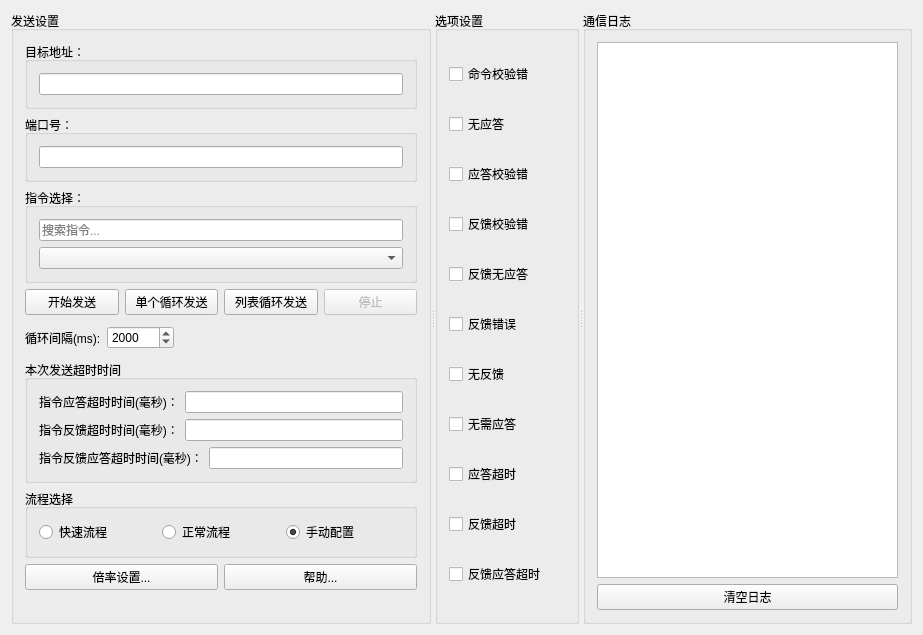
<?xml version="1.0" encoding="UTF-8"?>
<ui version="4.0">
 <class>OrderSendWidget</class>
 <widget class="QWidget" name="OrderSendWidget">
  <property name="geometry">
   <rect>
    <x>0</x>
    <y>0</y>
    <width>923</width>
    <height>614</height>
   </rect>
  </property>
  <property name="windowTitle">
   <string>网络数据发送工具</string>
  </property>
  <layout class="QGridLayout" name="gridLayout_7">
   <item row="0" column="0">
    <widget class="QSplitter" name="splitter_2">
     <property name="orientation">
      <enum>Qt::Horizontal</enum>
     </property>
     <widget class="QSplitter" name="splitter">
      <property name="orientation">
       <enum>Qt::Horizontal</enum>
      </property>
      <widget class="QGroupBox" name="groupBox">
       <property name="title">
        <string>发送设置</string>
       </property>
       <layout class="QVBoxLayout" name="verticalLayout">
        <item>
         <widget class="QGroupBox" name="groupBox_2">
          <property name="title">
           <string>目标地址：</string>
          </property>
          <layout class="QGridLayout" name="gridLayout">
           <item row="0" column="0">
            <widget class="QLineEdit" name="lineEditIP">
             <property name="toolTip">
              <string>请输入目标IP地址</string>
             </property>
            </widget>
           </item>
          </layout>
         </widget>
        </item>
        <item>
         <widget class="QGroupBox" name="groupBox_3">
          <property name="title">
           <string>端口号：</string>
          </property>
          <layout class="QGridLayout" name="gridLayout_5">
           <item row="0" column="0">
            <widget class="QLineEdit" name="lineEditPort">
             <property name="toolTip">
              <string>请输入端口号（1-65535）</string>
             </property>
            </widget>
           </item>
          </layout>
         </widget>
        </item>
        <item>
         <widget class="QGroupBox" name="groupBox_4">
          <property name="title">
           <string>指令选择：</string>
          </property>
          <layout class="QGridLayout" name="gridLayout_6">
           <item row="0" column="0">
            <widget class="QLineEdit" name="lineEdit_searchOrder">
             <property name="placeholderText">
              <string>搜索指令...</string>
             </property>
             <property name="clearButtonEnabled">
              <bool>true</bool>
             </property>
            </widget>
           </item>
           <item row="1" column="0">
            <widget class="QComboBox" name="comboBox">
             <property name="toolTip">
              <string>请选择要发送的命令</string>
             </property>
            </widget>
           </item>
          </layout>
         </widget>
        </item>
        <item>
         <layout class="QHBoxLayout" name="horizontalLayout_2">
          <item>
           <widget class="QPushButton" name="pushButtonstart">
            <property name="toolTip">
             <string>点击发送数据</string>
            </property>
            <property name="text">
             <string>开始发送</string>
            </property>
           </widget>
          </item>
          <item>
           <widget class="QPushButton" name="btnLoopSingle">
            <property name="toolTip">
             <string>循环发送当前选中的指令</string>
            </property>
            <property name="text">
             <string>单个循环发送</string>
            </property>
           </widget>
          </item>
          <item>
           <widget class="QPushButton" name="pushButton">
            <property name="toolTip">
             <string>循环发送选中的命令</string>
            </property>
            <property name="text">
             <string>列表循环发送</string>
            </property>
           </widget>
          </item>
          <item>
           <widget class="QPushButton" name="pushButtonStop">
            <property name="enabled">
             <bool>false</bool>
            </property>
            <property name="toolTip">
             <string>停止循环发送</string>
            </property>
            <property name="text">
             <string>停止</string>
            </property>
           </widget>
          </item>
         </layout>
        </item>
        <item>
         <widget class="QWidget" name="widgetInterval" native="true">
          <layout class="QHBoxLayout" name="horizontalLayout_Interval">
           <property name="leftMargin">
            <number>0</number>
           </property>
           <property name="topMargin">
            <number>5</number>
           </property>
           <property name="rightMargin">
            <number>0</number>
           </property>
           <property name="bottomMargin">
            <number>5</number>
           </property>
           <item>
            <widget class="QLabel" name="labelInterval">
             <property name="text">
              <string>循环间隔(ms):</string>
             </property>
            </widget>
           </item>
           <item>
            <widget class="QSpinBox" name="spinLoopInterval">
             <property name="toolTip">
              <string>设置循环发送时，每条指令发送完毕后的等待间隔时间（毫秒）。
只能在停止状态下修改。</string>
             </property>
             <property name="maximum">
              <number>3600000</number>
             </property>
             <property name="singleStep">
              <number>100</number>
             </property>
             <property name="value">
              <number>2000</number>
             </property>
            </widget>
           </item>
           <item>
            <spacer name="horizontalSpacer_Interval">
             <property name="orientation">
              <enum>Qt::Horizontal</enum>
             </property>
             <property name="sizeHint" stdset="0">
              <size>
               <width>40</width>
               <height>20</height>
              </size>
             </property>
            </spacer>
           </item>
          </layout>
         </widget>
        </item>
        <item>
         <widget class="QGroupBox" name="groupBox_5">
          <property name="title">
           <string>本次发送超时时间</string>
          </property>
          <layout class="QGridLayout" name="gridLayout_2">
           <item row="0" column="0">
            <widget class="QLabel" name="label">
             <property name="text">
              <string>指令应答超时时间(毫秒)：</string>
             </property>
            </widget>
           </item>
           <item row="0" column="1" colspan="2">
            <widget class="QLineEdit" name="lineEdit_yingda"/>
           </item>
           <item row="1" column="0">
            <widget class="QLabel" name="label_2">
             <property name="text">
              <string>指令反馈超时时间(毫秒)：</string>
             </property>
            </widget>
           </item>
           <item row="1" column="1" colspan="2">
            <widget class="QLineEdit" name="lineEdit_fankui"/>
           </item>
           <item row="2" column="0" colspan="2">
            <widget class="QLabel" name="label_3">
             <property name="text">
              <string>指令反馈应答超时时间(毫秒)：</string>
             </property>
            </widget>
           </item>
           <item row="2" column="2">
            <widget class="QLineEdit" name="lineEdit_fankuiyingda"/>
           </item>
          </layout>
         </widget>
        </item>
        <item>
         <widget class="QGroupBox" name="groupBoxFlow">
          <property name="title">
           <string>流程选择</string>
          </property>
          <layout class="QHBoxLayout" name="horizontalLayout_flow">
           <item>
            <widget class="QRadioButton" name="radioFlowFast">
             <property name="toolTip">
              <string>使用默认超时时间的 FAST_MULTIPLIER 倍（当前：0.01×）。禁用手动输入。</string>
             </property>
             <property name="text">
              <string>快速流程</string>
             </property>
            </widget>
           </item>
           <item>
            <widget class="QRadioButton" name="radioFlowNormal">
             <property name="toolTip">
              <string>使用默认超时时间的 NORMAL_MULTIPLIER 倍（当前：0.8×）。禁用手动输入。</string>
             </property>
             <property name="text">
              <string>正常流程</string>
             </property>
            </widget>
           </item>
           <item>
            <widget class="QRadioButton" name="radioFlowManual">
             <property name="toolTip">
              <string>启用手动输入，按输入的毫秒值精确控制超时。</string>
             </property>
             <property name="text">
              <string>手动配置</string>
             </property>
             <property name="checked">
              <bool>true</bool>
             </property>
            </widget>
           </item>
          </layout>
         </widget>
        </item>
        <item>
         <layout class="QHBoxLayout" name="horizontalLayout">
          <item>
           <widget class="QPushButton" name="btnMultiplierSettings">
            <property name="text">
             <string>倍率设置...</string>
            </property>
           </widget>
          </item>
          <item>
           <widget class="QPushButton" name="btnMultiplierHelp">
            <property name="text">
             <string>帮助...</string>
            </property>
           </widget>
          </item>
         </layout>
        </item>
        <item>
         <widget class="QLabel" name="labelFlowHelp">
          <property name="text">
           <string/>
          </property>
          <property name="wordWrap">
           <bool>true</bool>
          </property>
         </widget>
        </item>
        <item>
         <spacer name="verticalSpacer">
          <property name="orientation">
           <enum>Qt::Vertical</enum>
          </property>
          <property name="sizeHint" stdset="0">
           <size>
            <width>17</width>
            <height>97</height>
           </size>
          </property>
         </spacer>
        </item>
       </layout>
      </widget>
      <widget class="QGroupBox" name="groupBoxOptions">
       <property name="title">
        <string>选项设置</string>
       </property>
       <layout class="QGridLayout" name="gridLayout_3">
        <item row="0" column="0">
         <widget class="QCheckBox" name="noCRC">
          <property name="toolTip">
           <string>启用命令校验错误模拟</string>
          </property>
          <property name="text">
           <string>命令校验错</string>
          </property>
         </widget>
        </item>
        <item row="1" column="0">
         <widget class="QCheckBox" name="noreplay">
          <property name="toolTip">
           <string>模拟无应答场景</string>
          </property>
          <property name="text">
           <string>无应答</string>
          </property>
         </widget>
        </item>
        <item row="2" column="0">
         <widget class="QCheckBox" name="replyNOCRC">
          <property name="toolTip">
           <string>模拟应答校验错误</string>
          </property>
          <property name="text">
           <string>应答校验错</string>
          </property>
         </widget>
        </item>
        <item row="3" column="0">
         <widget class="QCheckBox" name="reNOCRC">
          <property name="toolTip">
           <string>模拟反馈校验错误</string>
          </property>
          <property name="text">
           <string>反馈校验错</string>
          </property>
         </widget>
        </item>
        <item row="4" column="0">
         <widget class="QCheckBox" name="noReturnReply">
          <property name="toolTip">
           <string>模拟反馈无应答场景</string>
          </property>
          <property name="text">
           <string>反馈无应答</string>
          </property>
         </widget>
        </item>
        <item row="5" column="0">
         <widget class="QCheckBox" name="ReERR">
          <property name="toolTip">
           <string>模拟反馈错误</string>
          </property>
          <property name="text">
           <string>反馈错误</string>
          </property>
         </widget>
        </item>
        <item row="6" column="0">
         <widget class="QCheckBox" name="noreturn">
          <property name="toolTip">
           <string>模拟无反馈场景</string>
          </property>
          <property name="text">
           <string>无反馈</string>
          </property>
         </widget>
        </item>
        <item row="7" column="0">
         <widget class="QCheckBox" name="noShake">
          <property name="toolTip">
           <string>模拟无反馈场景</string>
          </property>
          <property name="text">
           <string>无需应答</string>
          </property>
         </widget>
        </item>
        <item row="8" column="0">
         <widget class="QCheckBox" name="isReplyTimeout">
          <property name="toolTip">
           <string>模拟无反馈场景</string>
          </property>
          <property name="text">
           <string>应答超时</string>
          </property>
         </widget>
        </item>
        <item row="9" column="0">
         <widget class="QCheckBox" name="isReturnTimeout">
          <property name="toolTip">
           <string>模拟无反馈场景</string>
          </property>
          <property name="text">
           <string>反馈超时</string>
          </property>
         </widget>
        </item>
        <item row="10" column="0">
         <widget class="QCheckBox" name="isReReplyTimeout">
          <property name="toolTip">
           <string>模拟无反馈场景</string>
          </property>
          <property name="text">
           <string>反馈应答超时</string>
          </property>
         </widget>
        </item>
       </layout>
      </widget>
     </widget>
     <widget class="QGroupBox" name="groupBoxLog">
      <property name="title">
       <string>通信日志</string>
      </property>
      <layout class="QGridLayout" name="gridLayout_4">
       <item row="0" column="0">
        <widget class="QTextEdit" name="textEdit">
         <property name="toolTip">
          <string>显示发送和接收的日志信息</string>
         </property>
         <property name="readOnly">
          <bool>true</bool>
         </property>
        </widget>
       </item>
       <item row="1" column="0">
        <widget class="QPushButton" name="pushButtonClearLog">
         <property name="toolTip">
          <string>清空日志内容</string>
         </property>
         <property name="text">
          <string>清空日志</string>
         </property>
        </widget>
       </item>
      </layout>
     </widget>
    </widget>
   </item>
  </layout>
 </widget>
 <layoutdefault spacing="6" margin="11"/>
 <resources/>
 <connections/>
</ui>
